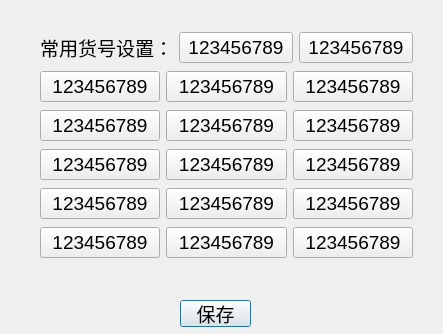
<?xml version="1.0" encoding="UTF-8"?>
<ui version="4.0">
 <class>Huohaoshezhi</class>
 <widget class="QDialog" name="Huohaoshezhi">
  <property name="geometry">
   <rect>
    <x>0</x>
    <y>0</y>
    <width>443</width>
    <height>334</height>
   </rect>
  </property>
  <property name="windowTitle">
   <string>Dialog</string>
  </property>
  <widget class="QPushButton" name="store">
   <property name="geometry">
    <rect>
     <x>180</x>
     <y>300</y>
     <width>71</width>
     <height>27</height>
    </rect>
   </property>
   <property name="font">
    <font>
     <pointsize>14</pointsize>
    </font>
   </property>
   <property name="text">
    <string>保存</string>
   </property>
  </widget>
  <widget class="QWidget" name="layoutWidget">
   <property name="geometry">
    <rect>
     <x>40</x>
     <y>30</y>
     <width>373</width>
     <height>236</height>
    </rect>
   </property>
   <property name="font">
    <font>
     <pointsize>14</pointsize>
    </font>
   </property>
   <layout class="QVBoxLayout" name="verticalLayout">
    <item>
     <layout class="QHBoxLayout" name="horizontalLayout">
      <item>
       <widget class="QLabel" name="label">
        <property name="font">
         <font>
          <pointsize>14</pointsize>
         </font>
        </property>
        <property name="text">
         <string>常用货号设置：</string>
        </property>
       </widget>
      </item>
      <item>
       <widget class="QPushButton" name="pushButton_2">
        <property name="font">
         <font>
          <pointsize>14</pointsize>
         </font>
        </property>
        <property name="text">
         <string>123456789</string>
        </property>
       </widget>
      </item>
      <item>
       <widget class="QPushButton" name="pushButton_3">
        <property name="font">
         <font>
          <pointsize>14</pointsize>
         </font>
        </property>
        <property name="text">
         <string>123456789</string>
        </property>
       </widget>
      </item>
     </layout>
    </item>
    <item>
     <layout class="QHBoxLayout" name="horizontalLayout_2">
      <item>
       <widget class="QPushButton" name="pushButton_4">
        <property name="font">
         <font>
          <pointsize>14</pointsize>
         </font>
        </property>
        <property name="text">
         <string>123456789</string>
        </property>
       </widget>
      </item>
      <item>
       <widget class="QPushButton" name="pushButton_5">
        <property name="font">
         <font>
          <pointsize>14</pointsize>
         </font>
        </property>
        <property name="text">
         <string>123456789</string>
        </property>
       </widget>
      </item>
      <item>
       <widget class="QPushButton" name="pushButton_6">
        <property name="font">
         <font>
          <pointsize>14</pointsize>
         </font>
        </property>
        <property name="text">
         <string>123456789</string>
        </property>
       </widget>
      </item>
     </layout>
    </item>
    <item>
     <layout class="QHBoxLayout" name="horizontalLayout_3">
      <item>
       <widget class="QPushButton" name="pushButton_8">
        <property name="font">
         <font>
          <pointsize>14</pointsize>
         </font>
        </property>
        <property name="text">
         <string>123456789</string>
        </property>
       </widget>
      </item>
      <item>
       <widget class="QPushButton" name="pushButton_9">
        <property name="font">
         <font>
          <pointsize>14</pointsize>
         </font>
        </property>
        <property name="text">
         <string>123456789</string>
        </property>
       </widget>
      </item>
      <item>
       <widget class="QPushButton" name="pushButton_7">
        <property name="font">
         <font>
          <pointsize>14</pointsize>
         </font>
        </property>
        <property name="text">
         <string>123456789</string>
        </property>
       </widget>
      </item>
     </layout>
    </item>
    <item>
     <layout class="QHBoxLayout" name="horizontalLayout_4">
      <item>
       <widget class="QPushButton" name="pushButton_12">
        <property name="font">
         <font>
          <pointsize>14</pointsize>
         </font>
        </property>
        <property name="text">
         <string>123456789</string>
        </property>
       </widget>
      </item>
      <item>
       <widget class="QPushButton" name="pushButton_10">
        <property name="font">
         <font>
          <pointsize>14</pointsize>
         </font>
        </property>
        <property name="text">
         <string>123456789</string>
        </property>
       </widget>
      </item>
      <item>
       <widget class="QPushButton" name="pushButton_11">
        <property name="font">
         <font>
          <pointsize>14</pointsize>
         </font>
        </property>
        <property name="text">
         <string>123456789</string>
        </property>
       </widget>
      </item>
     </layout>
    </item>
    <item>
     <layout class="QHBoxLayout" name="horizontalLayout_5">
      <item>
       <widget class="QPushButton" name="pushButton_13">
        <property name="font">
         <font>
          <pointsize>14</pointsize>
         </font>
        </property>
        <property name="text">
         <string>123456789</string>
        </property>
       </widget>
      </item>
      <item>
       <widget class="QPushButton" name="pushButton_14">
        <property name="font">
         <font>
          <pointsize>14</pointsize>
         </font>
        </property>
        <property name="text">
         <string>123456789</string>
        </property>
       </widget>
      </item>
      <item>
       <widget class="QPushButton" name="pushButton_15">
        <property name="font">
         <font>
          <pointsize>14</pointsize>
         </font>
        </property>
        <property name="text">
         <string>123456789</string>
        </property>
       </widget>
      </item>
     </layout>
    </item>
    <item>
     <layout class="QHBoxLayout" name="horizontalLayout_6">
      <item>
       <widget class="QPushButton" name="pushButton_17">
        <property name="font">
         <font>
          <pointsize>14</pointsize>
         </font>
        </property>
        <property name="text">
         <string>123456789</string>
        </property>
       </widget>
      </item>
      <item>
       <widget class="QPushButton" name="pushButton_18">
        <property name="font">
         <font>
          <pointsize>14</pointsize>
         </font>
        </property>
        <property name="text">
         <string>123456789</string>
        </property>
       </widget>
      </item>
      <item>
       <widget class="QPushButton" name="pushButton_16">
        <property name="font">
         <font>
          <pointsize>14</pointsize>
         </font>
        </property>
        <property name="text">
         <string>123456789</string>
        </property>
       </widget>
      </item>
     </layout>
    </item>
   </layout>
  </widget>
 </widget>
 <resources/>
 <connections/>
</ui>
